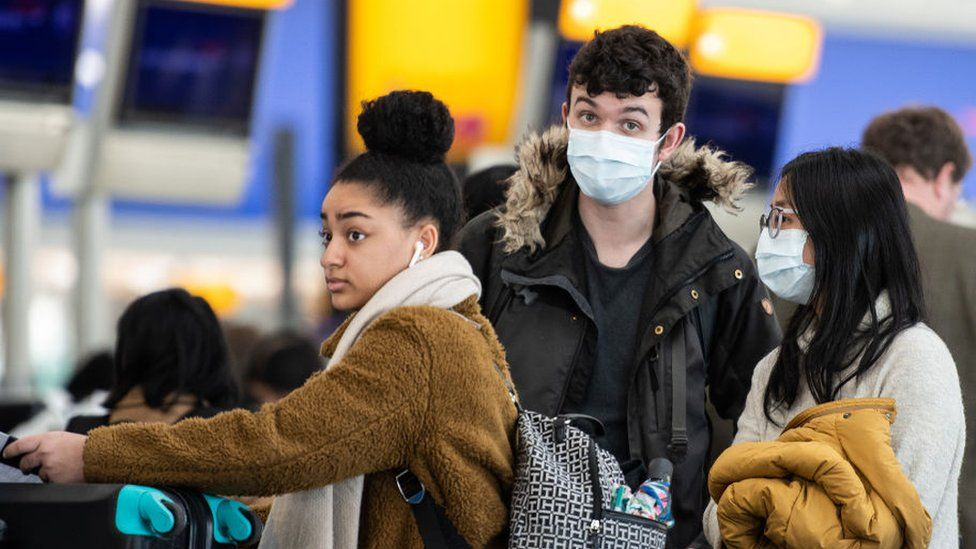
#> input picture python/upload/image/test.jpg, 976 x 549 px, given in place of the camera
$ python getvideo.py
#> lines starting #> are read from the running program, lines starting #| are printed output that depends on the picture; after the words box and inside, x2 and y2 are one past the last pixel; in counts of white or black regions, pixels touching at a corner belong together
import numpy as np
import cv2
import os


os.system("clear")

def combineTwoImages(targetImg, addImg):
    tM = targetImg.shape[0]
    tN = targetImg.shape[1]
    aM = addImg.shape[0]
    aN = addImg.shape[1]

    finalImg = []
    finalImg.append(targetImg)
    finalImg.append(addImg)

    #print("tM: %d tN: %d "%(tM,tN))
    #print("aM: %d aN: %d "%(aM,aN))
    return finalImg


# cap = cv2.VideoCapture("/home/pandu/Documents/skripsi/dataset/video/s_cuci_tangan11.mp4")
cap = cv2.VideoCapture(0)

ret, frame = cap.read()
#> frame is the input picture: shape (549, 976, 3); mean B, G, R 93.9, 104.1, 111.8
M = frame.shape[1]
#> M = 976
N = frame.shape[0]
#> N = 549

scaleRatio = 0.5
rM = int(scaleRatio*M)
#> rM = 488
rN = int(scaleRatio*N)
#> rN = 274


while(True):    # Capture frame-by-frame
    ret, frame = cap.read()

    frame = cv2.resize(frame,(rM,rN),interpolation = cv2.INTER_AREA)
#> frame: shape (274, 488, 3)
    # Our operations on the frame come here
    gray = cv2.cvtColor(frame, cv2.COLOR_BGR2GRAY)
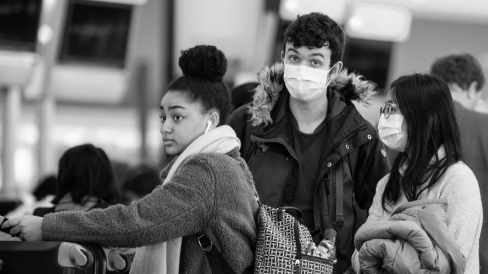
#> gray: shape (274, 488); min 1, max 253, mean 105.3

    ret,th1 = cv2.threshold(gray,127,255,cv2.THRESH_BINARY)
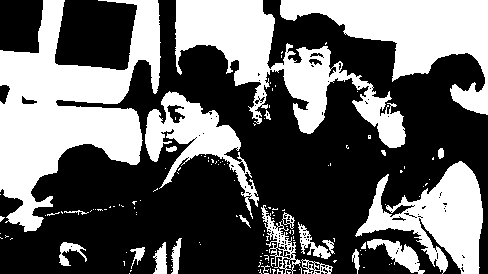
#> th1: shape (274, 488); 40.5% white; 138 white regions (114 under 20 px), largest, box (x1, y1, x2, y2) and area: (0, 0, 161, 232) 17863, (175, 0, 406, 148) 11133, (280, 0, 488, 115) 10003
    ret,th2 = cv2.threshold(gray,127,255,cv2.THRESH_BINARY_INV)
    edges = cv2.Canny(th1,90,100,5)
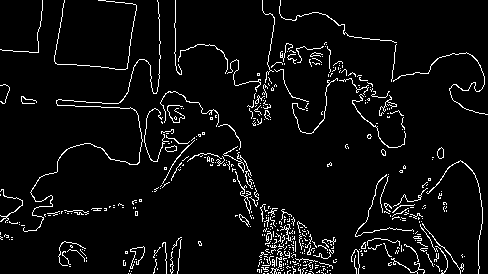
#> edges: shape (274, 488); 5.2% white in thin lines or dots


    # [5 lines of commented-out code are left out]

    finalImg  = cv2.vconcat([th1, th2])
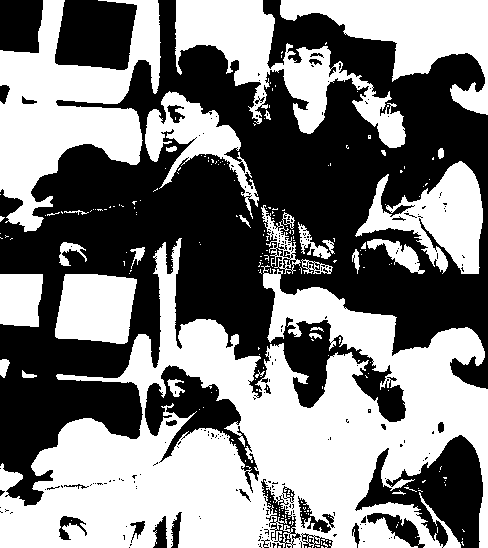
#> finalImg: shape (548, 488); 50% white; 225 white regions (194 under 20 px), largest, box (x1, y1, x2, y2) and area: (0, 238, 488, 548) 72513, (0, 0, 161, 232) 17863, (175, 0, 406, 148) 11133
    finalImg2 = cv2.vconcat([th1, edges])
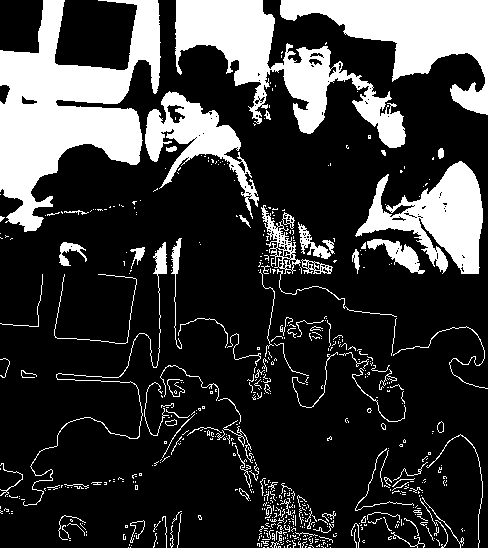
#> finalImg2: shape (548, 488); 22.9% white; 604 white regions (499 under 20 px), largest, box (x1, y1, x2, y2) and area: (0, 0, 161, 232) 17863, (175, 0, 406, 148) 11133, (280, 0, 488, 115) 10003

    #finalImg = combineTwoImages(th1, th2)
    cv2.imshow('Final Image',finalImg)
    cv2.imshow('Final Image 2',finalImg2)
    cv2.imshow('Final Image 3',cv2.vconcat([frame, frame]))
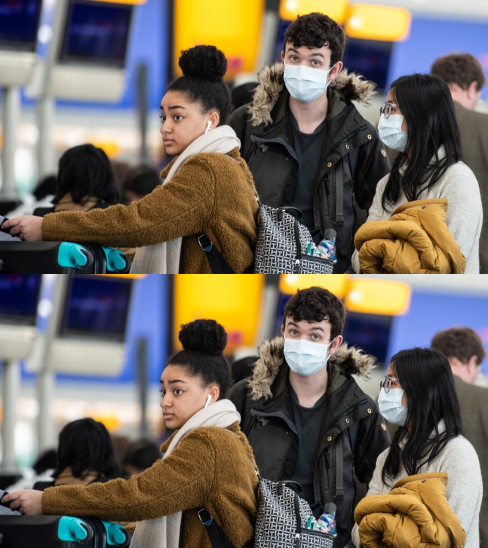
#> window 'Final Image 3': shape (548, 488, 3); mean B, G, R 93.9, 104.1, 111.8


    k = cv2.waitKey(1) & 0xFF
#> (key q is pressed here)
    # press 'q' to exit
    if k == ord('q'):
        break


    #if cv2.waitKey(1) & 0xFF == ord('q'):
    #    break

# When everything done, release the capture
cap.release()
cv2.destroyAllWindows()
